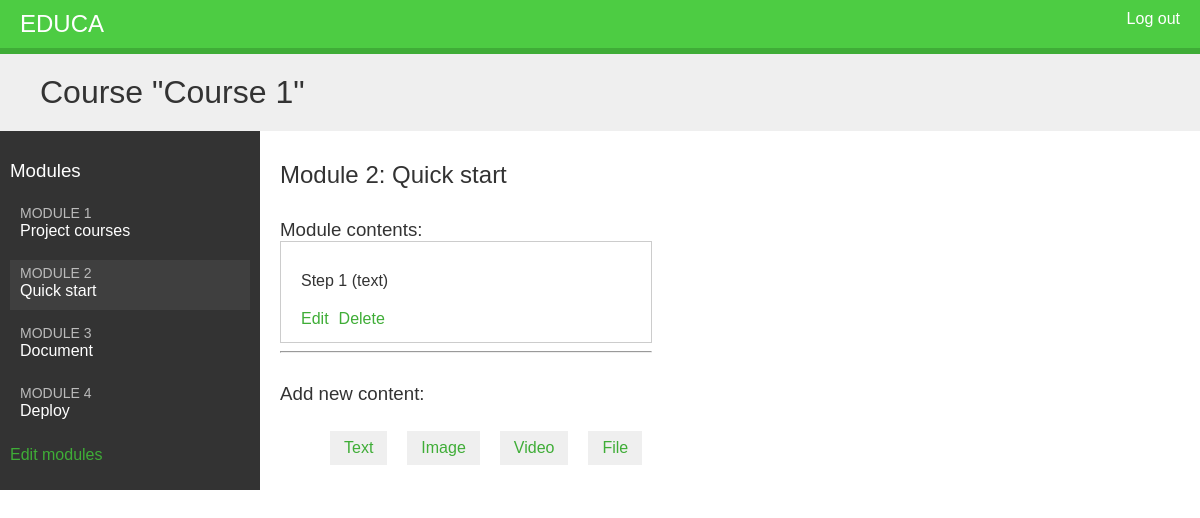
The app's page /courses/module/1/ (signed in), older data.
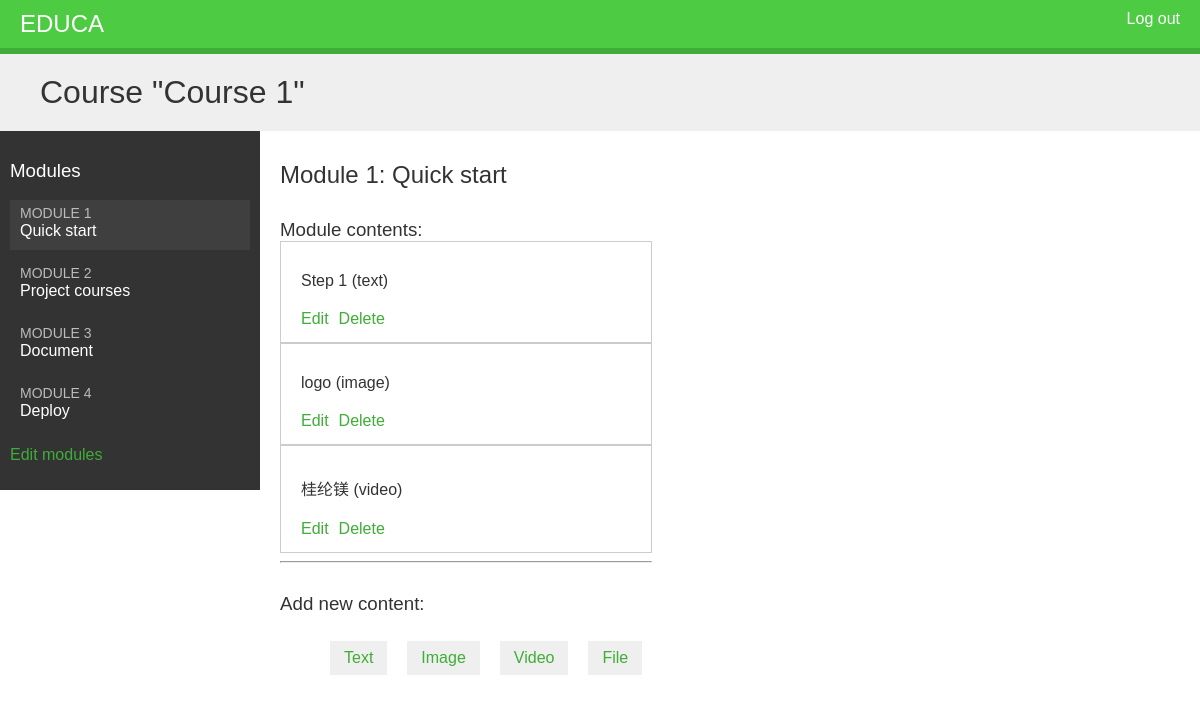
The same page, newer data.
### courses/models.py (models this page shows, shortened)
class Course(models.Model):
    owner = models.ForeignKey(User, related_name='courses_created', on_delete=models.CASCADE)
    subject = models.ForeignKey(Subject, related_name='courses', on_delete=models.CASCADE)
    title = models.CharField(max_length=200)
    slug = models.SlugField(max_length=200, unique=True)
    overview = models.TextField()
    created = models.DateTimeField(auto_now_add=True)
    students = models.ManyToManyField(User, related_name='courses_joined', blank=True)
    class Meta:
        ordering = ['-created']

class Module(models.Model):
    course = models.ForeignKey(Course, related_name='modules', on_delete=models.CASCADE)
    title = models.CharField(max_length=200)
    description = models.TextField(blank=True)
    order = OrderField(blank=True, for_fields=['course'])
    class Meta:
        ordering = ['order']

class Content(models.Model):
    module = models.ForeignKey(Module, related_name='contents', on_delete=models.CASCADE)
    content_type = models.ForeignKey(ContentType,
                                     on_delete=models.CASCADE,
                                     limit_choices_to={
                                         'model__in': (
                                             'text',
                                             'video',
                                             'image',
                                             'file'
                                         )
                                     })
    object_id = models.PositiveIntegerField()
    item = GenericForeignKey('content_type', 'object_id')
    order = OrderField(blank=True, for_fields=['module'])
    class Meta:
        ordering = ['order']

class ItemBase(models.Model):
    owner = models.ForeignKey(User, related_name='%(class)s_related', on_delete=models.CASCADE)
    title = models.CharField(max_length=200)
    created = models.DateTimeField(auto_now_add=True)
    updated = models.DateTimeField(auto_now=True)
    class Meta:
        abstract = True
    def __str__(self):
        return self.title

class Text(ItemBase):
    content = models.TextField()

class Image(ItemBase):
    file = models.FileField(upload_to='images')

class Video(ItemBase):
    url = models.URLField()

### courses/views.py (the view)
class ModuleContentListView(TemplateResponseMixin, View):
    template_name = 'courses/manage/module/content_list.html'
    def get(self, request, module_id):
        module = get_object_or_404(Module,
                                   id=module_id,
                                   course__owner=request.user)
        return self.render_to_response({'module': module})

### courses/templatetags/course.py (called while the page is built)
@register.filter
def model_name(obj):
    try:
        return obj._meta.model_name
    except AttributeError:
        return None

### courses/templates/courses/manage/module/content_list.html (shortened to what this page needs)
{% extends "base.html" %}
{% load course %}
{% block content %}
{% with course=module.course %}
    <h1>Course "{{ course.title }}"</h1>
    <div class="contents">
        <h3>Modules</h3>
        <ul id="modules">
        {% for m in course.modules.all %}
            <li data-id="{{ m.id }}" {% if m == module %}class="selected"{% endif %}>
                <a href="{% url "module_content_list" m.id %}">
                    <span>
                        Module <span class="order">{{ m.order|add:1 }}</span>
                    </span>
                    <br>
                    {{ m.title }}
                </a>
            </li>
        {% empty %}
            <li>No modules yet.</li>
        {% endfor %}
        </ul>
        <p><a href="{% url "course_module_update" course.id %}">Edit modules</a></p>
    </div>
    <div class="module">
        <h2>Module {{ module.order|add:1 }}: {{ module.title }}</h2>
        <h3>Module contents:</h3>
        <div id="module-contents">
            {% for content in module.contents.all %}
            <div data-id="{{ content.id }}">
                {% with item=content.item %}
                    <p>{{ item }} ({{ item|model_name }})</p>
                    <a href="{% url "module_content_update" module.id item|model_name item.id %}">Edit</a>
                    <form action="{% url "module_content_delete" content.id %}" method="post">
                        <input type="submit" value="Delete">
                    </form>
                {% endwith %}
            </div>
            {% empty %}
                <p>This module has no contents yet.</p>
            {% endfor %}
        </div>
        <hr>
        <h3>Add new content:</h3>
        <ul class="content-types">
            <li><a href="{% url "module_content_create" module.id "text" %}">Text</a></li>
            <li><a href="{% url "module_content_create" module.id "image" %}">Image</a></li>
            <li><a href="{% url "module_content_create" module.id "video" %}">Video</a></li>
            <li><a href="{% url "module_content_create" module.id "file" %}">File</a></li>
        </ul>
    </div>
{% endwith %}
{% endblock %}

### courses/templates/base.html (shortened to what this page needs)
{% load staticfiles %}
<!DOCTYPE html>
<html>
<head>
    <link href="{% static "css/base.css" %}" rel="stylesheet">
</head>
<body>
    <div id="header">
        <a href="/" class="logo">Educa</a>
        <ul class="menu">
            {% if request.user.is_authenticated %}
                <li><a href="{% url "logout" %}">Log out</a></li>
            {% else %}
                <li><a href="{% url "login" %}">Sign in</a></li>
            {% endif %}
        </ul>
    </div>
    <div id="content">
        {% block content %}
        {% endblock %}
    </div>
</body>
</html>

### courses/static/css/base.css (style rules this page uses)
body { margin:0; font-family:sans-serif; font-weight:400; color:#333; }
a { color:#3fad37; text-decoration:none; }
h1, h2, h3, h4, h5, h6 { font-family:sans-serif; font-weight:300; }
h1 { background:#efefef; overflow:auto; padding:20px 0 20px 40px; margin:0; }
.module { overflow:auto; }
.module h3 { margin:30px 0 0; padding:0; width:100%; }
.module p { margin:10px 0 20px; width:100%; float:left; }
#header { background:#4dcc43; overflow:auto; padding:10px 20px; border-bottom:6px solid #3fad37; }
#header .logo { text-decoration:none; font-family:sans-serif; font-weight:300; text-transform:uppercase; font-size:24px; color:#fff; float:left; }
#header a { color:#fff; }
#header .menu { list-style:none; float:right; margin:0; padding:0; }
.contents { width:20%; padding:10px; float:left; background:#333; color: #fff; font-family:sans-serif; }
.contents ul { list-style:none; margin:0; padding:0; }
.contents ul li { margin:0 0 10px 0; padding:4px 10px 10px; overflow:auto; }
.contents ul li.selected { background:#3f3f3f; }
.contents ul span { text-transform:uppercase; color:#bbb; font-size:14px; }
.contents ul a { display:block; color:#fff; text-decoration:none; }
.module { padding:10px 20px; float:left; }
ul.content-types li { list-style:none; float:left; margin:10px; background:#efefef; padding:8px 14px; }
input, select, textarea { border:1px solid #ccc; border-bottom:3px solid #ccc; padding:8px 12px; font-size:16px; font-family:sans-serif; float:left; clear:both; width:300px; }
input[type=submit], a.button { border-radius:5px; background:#4dcc43; color:#fff; font-size:16px; text-transform:uppercase; border:none; padding:10px 20px; margin:20px 0; }
#module-contents div { padding:20px 20px 4px 20px; border:1px solid #ccc; background:#fff; overflow:auto; }
#module-contents a { float:left; }
#module-contents form { margin:0; padding:0; float:left; }
#module-contents input[type="submit"] { width:auto; background:none; color:#3fad37; margin:0 0 10px 10px; padding:0; text-transform:none; }

Row changes from the older to the newer data that the page shows:
changed Module "Quick start": order|add "2" → "1"; moves up the list
changed Module "Project courses": order|add "1" → "2"
added Content: item "logo", item|model_name "image"
added Content: item "桂纶镁", item|model_name "video"
